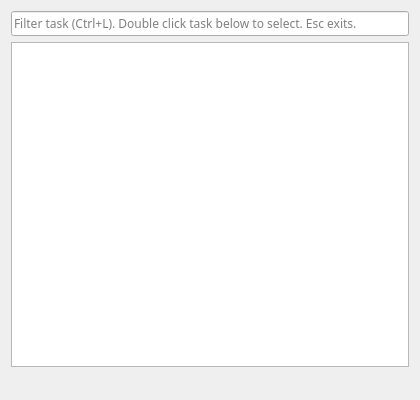
<?xml version="1.0" encoding="UTF-8"?>
<ui version="4.0">
 <class>TaskWindow</class>
 <widget class="QWidget" name="TaskWindow">
  <property name="windowModality">
   <enum>Qt::ApplicationModal</enum>
  </property>
  <property name="geometry">
   <rect>
    <x>0</x>
    <y>0</y>
    <width>420</width>
    <height>400</height>
   </rect>
  </property>
  <property name="maximumSize">
   <size>
    <width>600</width>
    <height>400</height>
   </size>
  </property>
  <property name="windowTitle">
   <string>Pomito - Tasks</string>
  </property>
  <property name="windowIcon">
   <iconset resource="pomito.qrc">
    <normaloff>:/icon_pomito</normaloff>:/icon_pomito</iconset>
  </property>
  <layout class="QGridLayout" name="gridLayout_2">
   <item row="1" column="0">
    <layout class="QGridLayout" name="gridLayout" rowstretch="0,0,0,0">
     <item row="2" column="0" colspan="5">
      <widget class="QListView" name="list_task"/>
     </item>
     <item row="1" column="0" colspan="5">
      <widget class="QLineEdit" name="txt_filter">
       <property name="font">
        <font>
         <family>Sans Serif</family>
        </font>
       </property>
       <property name="statusTip">
        <string/>
       </property>
       <property name="autoFillBackground">
        <bool>false</bool>
       </property>
       <property name="styleSheet">
        <string notr="true"/>
       </property>
       <property name="inputMask">
        <string/>
       </property>
       <property name="text">
        <string/>
       </property>
       <property name="frame">
        <bool>true</bool>
       </property>
       <property name="placeholderText">
        <string>Filter task (Ctrl+L). Double click task below to select. Esc exits.</string>
       </property>
      </widget>
     </item>
     <item row="3" column="0">
      <widget class="QPushButton" name="btn_rtm">
       <property name="enabled">
        <bool>false</bool>
       </property>
       <property name="minimumSize">
        <size>
         <width>16</width>
         <height>16</height>
        </size>
       </property>
       <property name="maximumSize">
        <size>
         <width>16</width>
         <height>16</height>
        </size>
       </property>
       <property name="font">
        <font>
         <family>Sans Serif</family>
        </font>
       </property>
       <property name="text">
        <string/>
       </property>
       <property name="icon">
        <iconset resource="pomito.qrc">
         <normaloff>:/icon_rtm</normaloff>:/icon_rtm</iconset>
       </property>
       <property name="flat">
        <bool>true</bool>
       </property>
      </widget>
     </item>
     <item row="3" column="2">
      <widget class="QPushButton" name="btn_trello">
       <property name="enabled">
        <bool>false</bool>
       </property>
       <property name="minimumSize">
        <size>
         <width>16</width>
         <height>16</height>
        </size>
       </property>
       <property name="maximumSize">
        <size>
         <width>16</width>
         <height>16</height>
        </size>
       </property>
       <property name="text">
        <string/>
       </property>
       <property name="icon">
        <iconset resource="pomito.qrc">
         <normaloff>:/icon_trello</normaloff>:/icon_trello</iconset>
       </property>
       <property name="flat">
        <bool>true</bool>
       </property>
      </widget>
     </item>
     <item row="3" column="1">
      <widget class="QPushButton" name="btn_owa">
       <property name="enabled">
        <bool>false</bool>
       </property>
       <property name="minimumSize">
        <size>
         <width>16</width>
         <height>16</height>
        </size>
       </property>
       <property name="maximumSize">
        <size>
         <width>16</width>
         <height>16</height>
        </size>
       </property>
       <property name="text">
        <string/>
       </property>
       <property name="icon">
        <iconset resource="pomito.qrc">
         <normaloff>:/icon_owa</normaloff>:/icon_owa</iconset>
       </property>
       <property name="flat">
        <bool>true</bool>
       </property>
      </widget>
     </item>
     <item row="3" column="3">
      <widget class="QPushButton" name="btn_text">
       <property name="enabled">
        <bool>false</bool>
       </property>
       <property name="minimumSize">
        <size>
         <width>16</width>
         <height>16</height>
        </size>
       </property>
       <property name="maximumSize">
        <size>
         <width>16</width>
         <height>16</height>
        </size>
       </property>
       <property name="font">
        <font>
         <family>Sans Serif</family>
        </font>
       </property>
       <property name="text">
        <string/>
       </property>
       <property name="icon">
        <iconset resource="pomito.qrc">
         <normaloff>:/icon_text</normaloff>:/icon_text</iconset>
       </property>
       <property name="flat">
        <bool>true</bool>
       </property>
      </widget>
     </item>
    </layout>
   </item>
  </layout>
  <action name="act_hide_window">
   <property name="text">
    <string>hide</string>
   </property>
   <property name="shortcut">
    <string>Esc</string>
   </property>
  </action>
  <action name="act_focus_txt">
   <property name="text">
    <string>focus_txt</string>
   </property>
   <property name="shortcut">
    <string>Ctrl+L</string>
   </property>
  </action>
  <action name="act_select_task">
   <property name="text">
    <string>act_select_task</string>
   </property>
   <property name="toolTip">
    <string>select_task</string>
   </property>
   <property name="shortcut">
    <string>Return</string>
   </property>
   <property name="shortcutContext">
    <enum>Qt::WidgetShortcut</enum>
   </property>
  </action>
 </widget>
 <resources>
  <include location="pomito.qrc"/>
 </resources>
 <connections/>
</ui>
